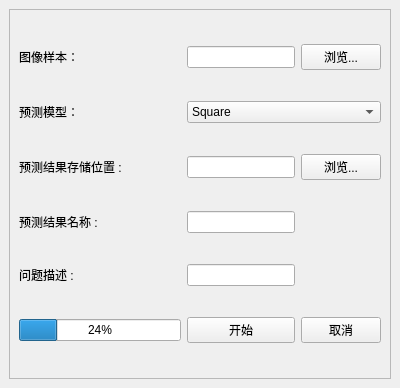
<?xml version="1.0" encoding="UTF-8"?>
<ui version="4.0">
 <class>SegmentationDockWidget</class>
 <widget class="QDockWidget" name="SegmentationDockWidget">
  <property name="geometry">
   <rect>
    <x>0</x>
    <y>0</y>
    <width>400</width>
    <height>388</height>
   </rect>
  </property>
  <property name="minimumSize">
   <size>
    <width>350</width>
    <height>230</height>
   </size>
  </property>
  <property name="windowTitle">
   <string>Segmentation</string>
  </property>
  <widget class="QWidget" name="dockWidgetContents">
   <layout class="QHBoxLayout" name="horizontalLayout">
    <item>
     <widget class="QScrollArea" name="scrollArea">
      <property name="sizePolicy">
       <sizepolicy hsizetype="Expanding" vsizetype="Expanding">
        <horstretch>0</horstretch>
        <verstretch>0</verstretch>
       </sizepolicy>
      </property>
      <property name="widgetResizable">
       <bool>true</bool>
      </property>
      <property name="alignment">
       <set>Qt::AlignLeading|Qt::AlignLeft|Qt::AlignVCenter</set>
      </property>
      <widget class="QWidget" name="scrollAreaWidgetContents">
       <property name="geometry">
        <rect>
         <x>0</x>
         <y>0</y>
         <width>380</width>
         <height>349</height>
        </rect>
       </property>
       <layout class="QGridLayout" name="gridLayout_3" columnstretch="1,0,0">
        <item row="3" column="0">
         <widget class="QLabel" name="label_15">
          <property name="text">
           <string>预测模型：</string>
          </property>
         </widget>
        </item>
        <item row="6" column="1">
         <widget class="QLineEdit" name="lineEdit_svgName">
          <property name="text">
           <string/>
          </property>
         </widget>
        </item>
        <item row="7" column="0">
         <widget class="QLabel" name="label_14">
          <property name="text">
           <string>问题描述 :</string>
          </property>
         </widget>
        </item>
        <item row="4" column="0">
         <widget class="QLabel" name="label_10">
          <property name="text">
           <string>预测结果存储位置 :</string>
          </property>
         </widget>
        </item>
        <item row="7" column="1">
         <widget class="QLineEdit" name="lineEdit_svgInf">
          <property name="text">
           <string/>
          </property>
         </widget>
        </item>
        <item row="0" column="2">
         <widget class="QPushButton" name="pushButton_selectUpl">
          <property name="text">
           <string>浏览...</string>
          </property>
         </widget>
        </item>
        <item row="0" column="0">
         <widget class="QLabel" name="label_13">
          <property name="text">
           <string>图像样本：</string>
          </property>
         </widget>
        </item>
        <item row="0" column="1">
         <widget class="QLineEdit" name="lineEdit_Path">
          <property name="text">
           <string/>
          </property>
         </widget>
        </item>
        <item row="3" column="1" colspan="2">
         <widget class="QComboBox" name="comboBox_shape">
          <item>
           <property name="text">
            <string>Square</string>
           </property>
          </item>
          <item>
           <property name="text">
            <string>Diamond</string>
           </property>
          </item>
          <item>
           <property name="text">
            <string>Pentagon</string>
           </property>
          </item>
          <item>
           <property name="text">
            <string>Hexagon</string>
           </property>
          </item>
          <item>
           <property name="text">
            <string>Triangle</string>
           </property>
          </item>
          <item>
           <property name="text">
            <string>EquilateralTriangle</string>
           </property>
          </item>
          <item>
           <property name="text">
            <string>Star</string>
           </property>
          </item>
          <item>
           <property name="text">
            <string>Arrow</string>
           </property>
          </item>
          <item>
           <property name="text">
            <string>Circle</string>
           </property>
          </item>
         </widget>
        </item>
        <item row="6" column="0">
         <widget class="QLabel" name="label_12">
          <property name="text">
           <string>预测结果名称 :</string>
          </property>
         </widget>
        </item>
        <item row="4" column="2">
         <widget class="QPushButton" name="pushButton_selectSvg">
          <property name="text">
           <string>浏览...</string>
          </property>
         </widget>
        </item>
        <item row="4" column="1">
         <widget class="QLineEdit" name="lineEdit_svgPath">
          <property name="text">
           <string/>
          </property>
         </widget>
        </item>
        <item row="8" column="2">
         <widget class="QPushButton" name="pushButton_cancel">
          <property name="text">
           <string>取消</string>
          </property>
         </widget>
        </item>
        <item row="8" column="1">
         <widget class="QPushButton" name="pushButton_start">
          <property name="text">
           <string>开始</string>
          </property>
         </widget>
        </item>
        <item row="8" column="0">
         <widget class="QProgressBar" name="progressBar">
          <property name="value">
           <number>24</number>
          </property>
         </widget>
        </item>
       </layout>
      </widget>
     </widget>
    </item>
   </layout>
  </widget>
 </widget>
 <resources/>
 <connections/>
</ui>
